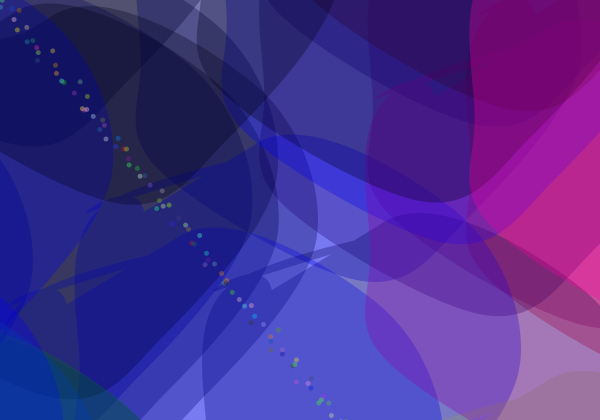
Frame 1 (no input)
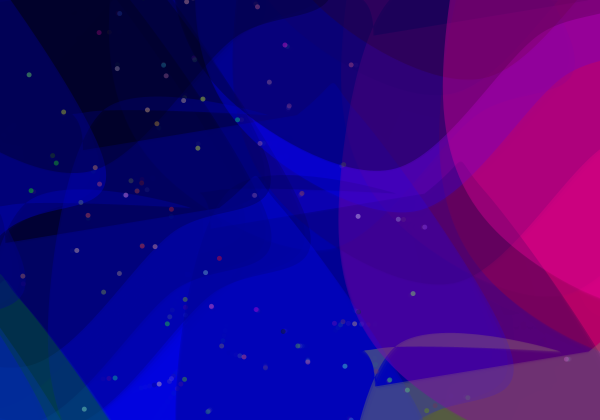
Frame 60 (the mouse pressed at the canvas centre just before this capture)
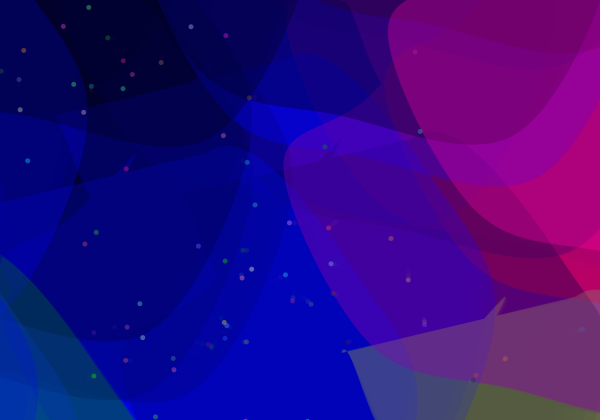
Frame 120 (the mouse held since frame 60 and released just before this capture)

The Processing sketch that drew these frames (run headless with seeded random() and noise(); from frame 60 on, the mouse is pressed at the canvas centre):

// Processing sketch: processing_165103
// ── processing_165103.pde

Orb[] a = new Orb[30];
Oscillator[] b = new Oscillator[100];

void setup() {
  size(600, 420);

  for (int i = 0; i < a.length; i++) {
    a[i] = new Orb(random(-800, width/2), random(-600, height/2), random(0, 255));
    rotate(random(-90, 90));
  }

  for (int i = 0; i < b.length; i++) {
    b[i] = new Oscillator(i*4, i*5);
  }

  background(255);
}

void draw() {

  for (int i = 0; i < a.length; i++) {
    a[i].circle();
  }
  for (int i = 0; i < b.length; i++) {
    b[i].oscillate();
    b[i].display();
  }
}

// void mousePressed() {
//   for (int i = 0; i < a.length; i++) {
//     b[i].display();
//   }
// }

class Orb {

  //point of the orb
  float pointAx = 244.09;
  float pointAy = 244.09;
  float pointBx = 400;
  float pointBy = 179.51;
  float pointCx = 555.91;
  float pointCy = 244.09;
  float pointDx = 620.49;
  float pointDy = 400;
  float pointEx = 555.91;
  float pointEy = 555.91;
  float pointFx = 400;
  float pointFy = 620.49;
  float pointGx = 244.09;
  float pointGy = 555.91;
  float pointHx = 179.51;
  float pointHy = 400;
  float pointIx = 244.09;
  float pointIy = 244.09;
  float pointJx = 400;
  float pointJy = 179.51;
  //float pointKx = 555.91;
  float pointKx = 244.09;
  float pointKy = 244.09;
  float x, y, z;
  PImage stage;

  //constructor 
  Orb(float a, float b, float c) {
    x = a;
    y = b;
    z = c;
  }
  void circle() {
    //fill(30, 200, 150, 50);
    // fill(random(100, 150)*.05+map(cos(frameCount*0.05), -1, 1, -50, 50), random(100, 200)*0.05, map(cos(frameCount*0.03), -1, 1, -50, 50), 80);
    fill(x, y, z, 80);
    noStroke();
    //strokeWeight(0.1);
    //stroke(0, 0, 0, 100);
    // curveTightness(10);
    pushMatrix();
    translate(x, y);
    beginShape();
    curveVertex(pointAx+map(cos(frameCount*0.05), -1, 1, -50, 50), pointAy*2+map(cos(frameCount*0.05), -1, 1, -50, 50));
    curveVertex(pointBx+map(sin(frameCount*0.02), -1, 1, -50, 50), pointBy+map(cos(frameCount*0.02), -1, 1, -50, 50));
    curveVertex(pointCx+map(cos(frameCount*0.05), -1, 1, -50, 50), pointCy+map(cos(frameCount*0.05), -1, 1, -50, 50));
    curveVertex(pointDx+map(cos(frameCount*0.2), -1, 1, -50, 50), pointDy+map(cos(frameCount*0.2), -1, 1, -50, 50));
    curveVertex(pointEx+map(sin(frameCount*0.05), -1, 1, -50, 50), pointEy+map(cos(frameCount*0.05), -1, 1, -50, 50));
    curveVertex(pointFx+map(cos(frameCount*0.02), -1, 1, -50, 50), pointFy+map(cos(frameCount*0.02), -1, 1, -50, 50));
    curveVertex(pointGx+map(sin(frameCount*0.05), -1, 1, -50, 50), pointGy+map(sin(frameCount*0.05), -1, 1, -50, 50));
    curveVertex(pointHx+map(cos(frameCount*0.02), -1, 1, -50, 50), pointHy+map(cos(frameCount*0.02), -1, 1, -50, 50));
    curveVertex(pointIx+map(sin(frameCount*0.05), -1, 1, -50, 50), pointIy+map(cos(frameCount*0.05), -1, 1, -50, 50));
    curveVertex(pointJx+map(cos(frameCount*0.02), -1, 1, -50, 50), pointJy+map(cos(frameCount*0.02), -1, 1, -50, 50));
    curveVertex(pointKx-map(sin(frameCount*0.05), -1, 1, -50, 50), pointKy+map(cos(frameCount*0.05), -1, 1, -50, 50));
    curveVertex(pointAx+map(cos(frameCount*0.03), -1, 1, -50, 50), pointAy+map(cos(frameCount*0.03), -1, 1, -50, 50));
    curveVertex(pointAx+map(cos(frameCount*0.03), -1, 1, -50, 50), pointAy*2+map(cos(frameCount*0.03), -1, 1, -50, 50));
    endShape(CLOSE);
    popMatrix();
  }
}

class Oscillator {

  PVector angle;
  PVector velocity;
  PVector amplitude;
  float a, b;

  Oscillator(float _x, float _y) {
    a = _x;
    b = _y;
    angle = new PVector();
    velocity = new PVector(random(-0.05, 0.05), random(-0.05, 0.05));
    //Random velocities and amplitudes
    amplitude = new PVector(random(width/2), random(height/2));
  }

  void oscillate() {
    angle.add(velocity);
  }

  void display() {
    //Oscillating on the x-axis
    float x = sin(angle.x)*amplitude.x;
    //Oscillating on the y-axis
    float y = sin(angle.y)*amplitude.y;

    pushMatrix();
    translate(a, b);
    fill(random(0, 255), random(0, 255), random(0, 255), 100);
    ellipse(x, y, 5, 5);
    popMatrix();
  }
}
